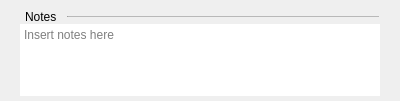
<?xml version="1.0" encoding="UTF-8"?>
<ui version="4.0">
 <class>InstrumentNotes</class>
 <widget class="QWidget" name="InstrumentNotes">
  <property name="geometry">
   <rect>
    <x>0</x>
    <y>0</y>
    <width>400</width>
    <height>101</height>
   </rect>
  </property>
  <property name="sizePolicy">
   <sizepolicy hsizetype="Preferred" vsizetype="Maximum">
    <horstretch>0</horstretch>
    <verstretch>0</verstretch>
   </sizepolicy>
  </property>
  <property name="minimumSize">
   <size>
    <width>0</width>
    <height>100</height>
   </size>
  </property>
  <property name="maximumSize">
   <size>
    <width>16777215</width>
    <height>175</height>
   </size>
  </property>
  <property name="windowTitle">
   <string>Form</string>
  </property>
  <layout class="QVBoxLayout" name="verticalLayout">
   <property name="spacing">
    <number>0</number>
   </property>
   <property name="leftMargin">
    <number>20</number>
   </property>
   <property name="topMargin">
    <number>0</number>
   </property>
   <property name="rightMargin">
    <number>20</number>
   </property>
   <property name="bottomMargin">
    <number>5</number>
   </property>
   <item>
    <layout class="QHBoxLayout" name="horizontalLayout">
     <property name="spacing">
      <number>10</number>
     </property>
     <property name="leftMargin">
      <number>5</number>
     </property>
     <property name="topMargin">
      <number>10</number>
     </property>
     <property name="bottomMargin">
      <number>0</number>
     </property>
     <item>
      <widget class="QLabel" name="label">
       <property name="text">
        <string>Notes</string>
       </property>
       <property name="subsection_label" stdset="0">
        <bool>true</bool>
       </property>
      </widget>
     </item>
     <item>
      <widget class="Line" name="line">
       <property name="sizePolicy">
        <sizepolicy hsizetype="Expanding" vsizetype="Fixed">
         <horstretch>0</horstretch>
         <verstretch>0</verstretch>
        </sizepolicy>
       </property>
       <property name="minimumSize">
        <size>
         <width>0</width>
         <height>1</height>
        </size>
       </property>
       <property name="maximumSize">
        <size>
         <width>16777215</width>
         <height>1</height>
        </size>
       </property>
       <property name="frameShadow">
        <enum>QFrame::Sunken</enum>
       </property>
       <property name="lineWidth">
        <number>1</number>
       </property>
       <property name="midLineWidth">
        <number>1</number>
       </property>
       <property name="orientation">
        <enum>Qt::Horizontal</enum>
       </property>
       <property name="subsection_line" stdset="0">
        <bool>true</bool>
       </property>
      </widget>
     </item>
    </layout>
   </item>
   <item>
    <widget class="QTextEdit" name="textEdit">
     <property name="frameShape">
      <enum>QFrame::NoFrame</enum>
     </property>
     <property name="html">
      <string>&lt;!DOCTYPE HTML PUBLIC &quot;-//W3C//DTD HTML 4.0//EN&quot; &quot;http://www.w3.org/TR/REC-html40/strict.dtd&quot;&gt;
&lt;html&gt;&lt;head&gt;&lt;meta name=&quot;qrichtext&quot; content=&quot;1&quot; /&gt;&lt;meta charset=&quot;utf-8&quot; /&gt;&lt;style type=&quot;text/css&quot;&gt;
p, li { white-space: pre-wrap; }
hr { height: 1px; border-width: 0; }
li.unchecked::marker { content: &quot;\2610&quot;; }
li.checked::marker { content: &quot;\2612&quot;; }
&lt;/style&gt;&lt;/head&gt;&lt;body style=&quot; font-family:'Ubuntu'; font-size:11pt; font-weight:400; font-style:normal;&quot;&gt;
&lt;p style=&quot;-qt-paragraph-type:empty; margin-top:0px; margin-bottom:0px; margin-left:0px; margin-right:0px; -qt-block-indent:0; text-indent:0px;&quot;&gt;&lt;br /&gt;&lt;/p&gt;&lt;/body&gt;&lt;/html&gt;</string>
     </property>
     <property name="textInteractionFlags">
      <set>Qt::LinksAccessibleByKeyboard|Qt::LinksAccessibleByMouse|Qt::TextBrowserInteraction|Qt::TextEditable|Qt::TextEditorInteraction|Qt::TextSelectableByKeyboard|Qt::TextSelectableByMouse</set>
     </property>
     <property name="placeholderText">
      <string>Insert notes here</string>
     </property>
    </widget>
   </item>
  </layout>
 </widget>
 <resources/>
 <connections/>
</ui>
